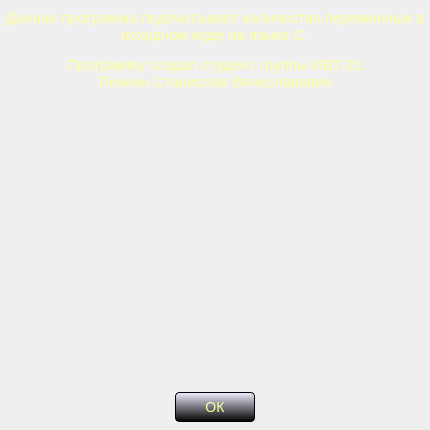
<?xml version="1.0" encoding="UTF-8"?>
<ui version="4.0">
 <class>Zastavka</class>
 <widget class="QDialog" name="Zastavka">
  <property name="geometry">
   <rect>
    <x>0</x>
    <y>0</y>
    <width>430</width>
    <height>430</height>
   </rect>
  </property>
  <property name="minimumSize">
   <size>
    <width>430</width>
    <height>430</height>
   </size>
  </property>
  <property name="maximumSize">
   <size>
    <width>430</width>
    <height>430</height>
   </size>
  </property>
  <property name="contextMenuPolicy">
   <enum>Qt::NoContextMenu</enum>
  </property>
  <property name="windowTitle">
   <string>Заставка</string>
  </property>
  <property name="styleSheet">
   <string notr="true">background-image: url(:/source/fon1.png);</string>
  </property>
  <property name="locale">
   <locale language="Russian" country="Russia"/>
  </property>
  <property name="modal">
   <bool>true</bool>
  </property>
  <widget class="QPushButton" name="pushButton">
   <property name="geometry">
    <rect>
     <x>175</x>
     <y>392</y>
     <width>80</width>
     <height>30</height>
    </rect>
   </property>
   <property name="minimumSize">
    <size>
     <width>80</width>
     <height>30</height>
    </size>
   </property>
   <property name="maximumSize">
    <size>
     <width>80</width>
     <height>30</height>
    </size>
   </property>
   <property name="focusPolicy">
    <enum>Qt::NoFocus</enum>
   </property>
   <property name="contextMenuPolicy">
    <enum>Qt::NoContextMenu</enum>
   </property>
   <property name="styleSheet">
    <string notr="true">#pushButton {
font-size: 14px;
color: rgb(255, 255, 158);
border: 1px solid black;
border-radius: 4px;
background: white;
background-color: qlineargradient(spread:pad, x1:0, y1:0, x2:0, y2:1, stop:0 rgba(238, 238, 255, 255), stop:1 rgba(0, 0, 0, 255));
}

#pushButton:pressed {
font-size: 14px;
color: rgb(255, 255, 158);
background: white;
border: 1px solid black;
border-radius: 4px;
background-color: qlineargradient(spread:pad, x1:0, y1:0, x2:0, y2:1, stop:0 rgba(212, 209, 180, 0), stop:1 rgba(0, 0, 0, 255));
}</string>
   </property>
   <property name="text">
    <string>ОК</string>
   </property>
  </widget>
  <widget class="QLabel" name="label">
   <property name="geometry">
    <rect>
     <x>110</x>
     <y>110</y>
     <width>210</width>
     <height>273</height>
    </rect>
   </property>
   <property name="minimumSize">
    <size>
     <width>210</width>
     <height>273</height>
    </size>
   </property>
   <property name="maximumSize">
    <size>
     <width>210</width>
     <height>273</height>
    </size>
   </property>
   <property name="styleSheet">
    <string notr="true">background-image: url(:/source/foto.jpg);</string>
   </property>
   <property name="text">
    <string/>
   </property>
   <property name="wordWrap">
    <bool>true</bool>
   </property>
  </widget>
  <widget class="QLabel" name="label_2">
   <property name="geometry">
    <rect>
     <x>0</x>
     <y>0</y>
     <width>430</width>
     <height>100</height>
    </rect>
   </property>
   <property name="minimumSize">
    <size>
     <width>430</width>
     <height>100</height>
    </size>
   </property>
   <property name="maximumSize">
    <size>
     <width>430</width>
     <height>100</height>
    </size>
   </property>
   <property name="styleSheet">
    <string notr="true">color: rgb(255, 255, 158);
background: transparent;</string>
   </property>
   <property name="text">
    <string notr="true">&lt;html&gt;&lt;head/&gt;&lt;body&gt;&lt;p align=&quot;center&quot;&gt;&lt;span style=&quot; font-size:11pt;&quot;&gt;Данная программа подсчитывает количество переменных в исходном коде на языке С.&lt;/span&gt;&lt;/p&gt;&lt;p align=&quot;center&quot;&gt;&lt;span style=&quot; font-size:11pt;&quot;&gt;Программу создал студент группы ИВТ-21 &lt;br/&gt;Пенкин Станислав Вячеславович&lt;/span&gt;&lt;/p&gt;&lt;/body&gt;&lt;/html&gt;</string>
   </property>
   <property name="textFormat">
    <enum>Qt::AutoText</enum>
   </property>
   <property name="wordWrap">
    <bool>true</bool>
   </property>
  </widget>
 </widget>
 <resources/>
 <connections/>
</ui>
